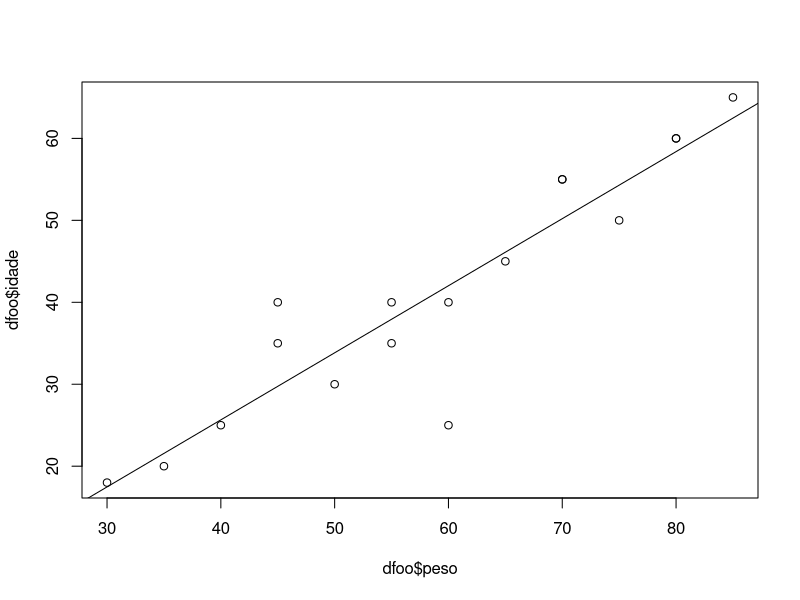

The R source for this figure:
peso=c(60,55,70,45,80,35,65,50,75,40,85,30,60,55,70,45,80)
genero=c('m','f','m','f','m','f','m','f','m','f','m','f','m','f','m','f','m')
idade=c(25,40,55,35,60,20,45,30,50,25,65,18,40,35,55,40,60)
altura=c(175,165,180,160,185,155,170,165,180,160,185,155,175,165,180,160,185)

dfoo = data.frame(peso, genero, idade, altura)

cor(dfoo$peso, dfoo$idade)
regressao <- lm(dfoo$idade ~ dfoo$peso)
plot(dfoo$peso, dfoo$idade)
abline(regressao)
